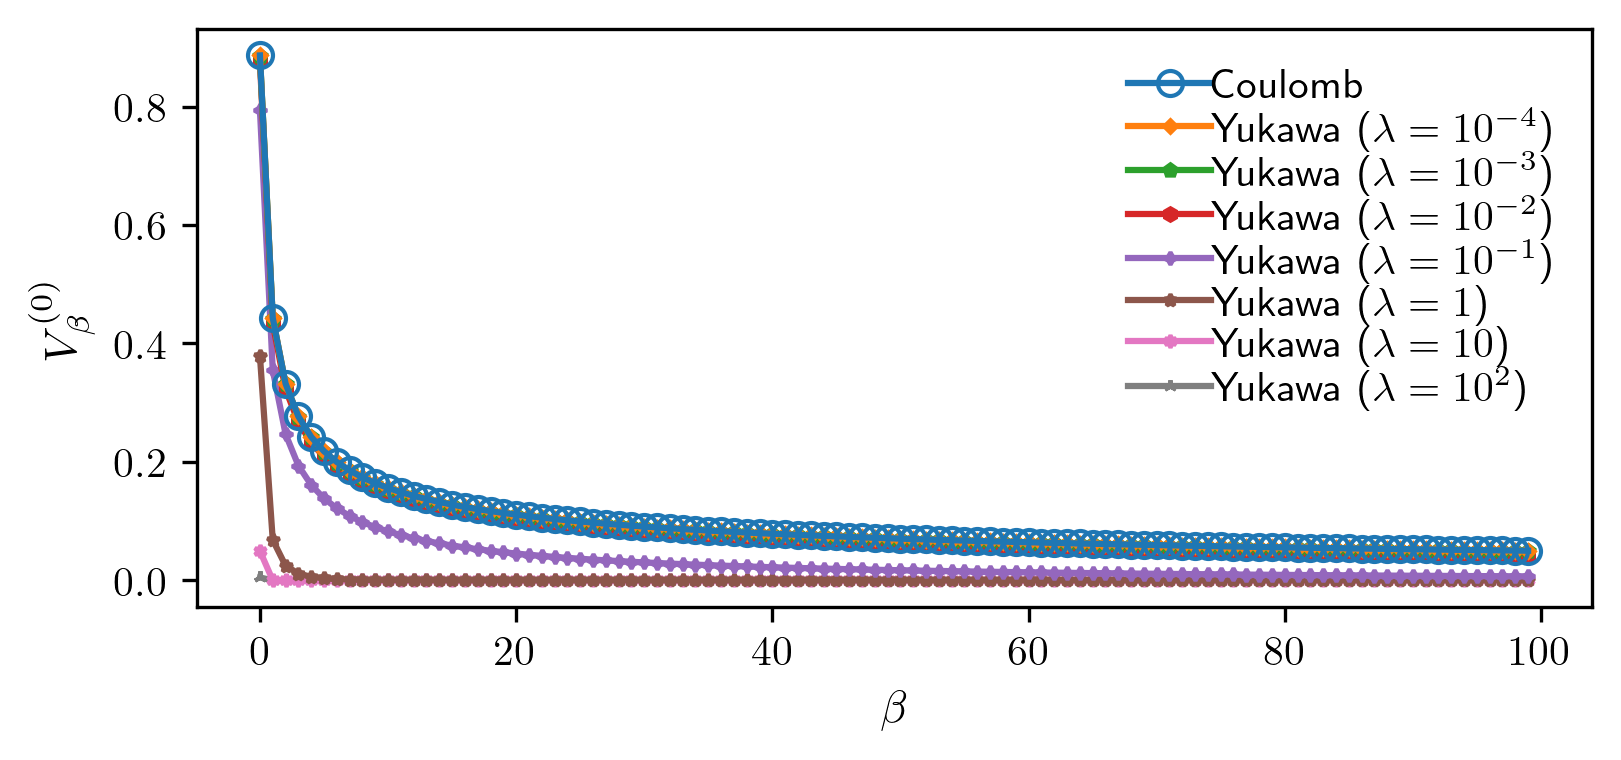

Write Python code to recreate this figure.
from mpmath import sqrt, pi, gamma, hyperu, fac, fac2
import matplotlib.pyplot as plt
import numpy as np
import csv

plt.rc('text', usetex=True)
plt.rc('text.latex', preamble=r'\usepackage{amsmath}')


def coulomb(m_val):

    V = (sqrt(pi)/2) * fac2(2*m_val-1)/(2**m_val * fac(m_val))

    return V


def yukawa(m_val, lamb_val):

    V = (lamb_val/(2*sqrt(pi))) * gamma(m_val + 1/2) * hyperu(m_val+1, 3/2, lamb_val*lamb_val)

    return V


# define a list of easily-visible markers
markers = [(3, 0, 0), (4, 0, 0), (5, 0, 0), (6, 0, 0), (4, 1, 0), (5, 1, 0), (6, 1, 0),
           (3, 2, 0), (4, 2, 0), (5, 2, 0), (6, 2, 0), 'X', 'x', 'd', 'D', 'P',
           '$a$', '$b$', '$c$', '$d$', '$e$', '$f$', '$g$', '$h$', '$i$', '$j$', '$k$', '$l$', '$m$', '$n$', '$o$',
           '$p$', '$q$', '$r$', '$s$', '$t$', '$u$', '$v$', '$w$', '$x$', '$y$', '$z$']


if __name__ == "__main__":

    fig = plt.figure(figsize=(6, 2.5))
    ax = plt.subplot(111)

    pp = np.zeros((100, 8))

    for m in range(100):
        pp[m, 0] = coulomb(m)
        pp[m, 1] = yukawa(m, 0.0001)
        pp[m, 2] = yukawa(m, 0.001)
        pp[m, 3] = yukawa(m, 0.01)
        pp[m, 4] = yukawa(m, 0.1)
        pp[m, 5] = yukawa(m, 1)
        pp[m, 6] = yukawa(m, 10)
        pp[m, 7] = yukawa(m, 100)

    reduced_marker_size = 3

    mvals = range(100)
    ax.plot(mvals, pp[:, 0], 'o-', label='Coulomb', zorder=8, fillstyle='none')
    ax.plot(mvals, pp[:, 1], marker=markers[1], label='Yukawa ($\lambda=10^{-4}$)', zorder=7, markersize=reduced_marker_size)
    ax.plot(mvals, pp[:, 2], marker=markers[2], label='Yukawa ($\lambda=10^{-3}$)', zorder=6, markersize=reduced_marker_size)
    ax.plot(mvals, pp[:, 3], marker=markers[3], label='Yukawa ($\lambda=10^{-2}$)', zorder=5, markersize=reduced_marker_size)
    ax.plot(mvals, pp[:, 4], marker=markers[4], label='Yukawa ($\lambda=10^{-1}$)', zorder=4, markersize=reduced_marker_size)
    ax.plot(mvals, pp[:, 5], marker=markers[5], label='Yukawa ($\lambda=1$)', zorder=3, markersize=reduced_marker_size)
    ax.plot(mvals, pp[:, 6], marker=markers[6], label='Yukawa ($\lambda=10$)', zorder=2, markersize=reduced_marker_size)
    ax.plot(mvals, pp[:, 7], marker=markers[7], label='Yukawa ($\lambda=10^2$)', zorder=1, markersize=reduced_marker_size)
    ax.set_xlabel('$\\beta$', fontsize=11)
    ax.set_ylabel('$V^{(0)}_{\\beta}$', fontsize=11)

    ax.legend(loc='upper right', handletextpad=0, borderpad=0.4, framealpha=1,
              edgecolor='w', markerscale=1,
              fontsize=10, ncol=1, labelspacing=0, columnspacing=0)

    plt.savefig("pp.png", bbox_inches='tight', dpi=300)
    plt.show()
